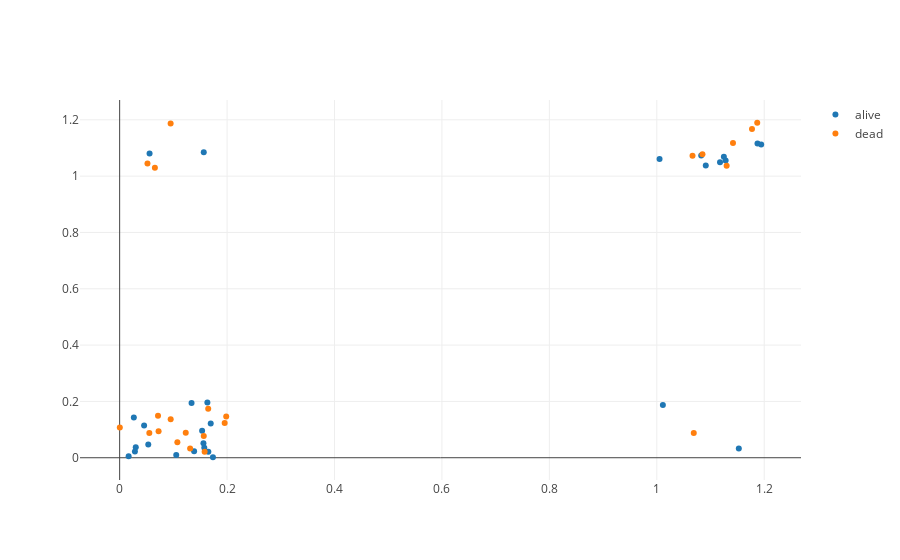

The code cell stored with this chart in its notebook:
### Code cell
# lets graph the outputs and take a look from the best parameters of both models;
# we can try a couple model stacking methods and see

import plotly.offline as py
import plotly.graph_objs as go
py.init_notebook_mode(True)

from sklearn.model_selection import train_test_split
from sklearn.neighbors import KNeighborsRegressor

X = df.drop(['Survived', 'Salutation', 'IsAlone', 'YouthFamilyScore'], axis=1)

X = X[['NumRelatives', 'Fare', 'Age', 'IsBritish', 'BoardedAtSouthamption', 'AgeLogFare', 'SibSp', 'BoardedAtCherbourg']]
#X = StandardScaler().fit_transform(X)

y = list(df['Survived'])

svc = SVC(**svc_best_params)
knn = KNeighborsRegressor(**knn_best_params)

X_train, X_test, y_train, y_test = train_test_split(X, y, train_size=0.5, shuffle=True)

svc.fit(X_train, y_train)
knn.fit(X_train, y_train)

svc_output = svc.predict(X_test)
knn_output = knn.predict(X_test)

actual = y

alive = []
dead = []

for i in range(len(svc_output)):
    tup = (svc_output[i] + np.random.rand()/5, knn_output[i] + np.random.rand()/5)
    if y[i] == 1:
        alive.append(tup)
    else:
        dead.append(tup)
        
alive_trace = go.Scatter(x = [tup[0] for tup in alive], y = [tup[1] for tup in alive], mode='markers', name='alive')
dead_trace = go.Scatter(x = [tup[0] for tup in dead], y = [tup[1] for tup in dead], mode='markers', name='dead')

py.iplot([alive_trace, dead_trace])

### Figure 1 — Plotly figure (JSON) as saved in the notebook; plotly's stock layout.template omitted (floating-point values rounded to 4 significant figures)
{"data": [{"mode": "markers", "name": "alive", "type": "scatter", "uid": "9909d10a-a5b5-11e8-9d89-88e9fe7b2dc1", "x": [0.1651, 0.1053, 0.1386, 1.153, 1.005, 0.1535, 1.091, 0.1576, 0.05569, 0.03, 0.156, 0.1737, 0.1633, 1.083, 1.187, 0.05328, 0.02643, 1.118, 0.01671, 0.02842, 0.04553, 1.194, 0.1566, 1.125, 0.1696, 0.1338, 1.011, 1.128], "y": [0.02107, 0.009939, 0.02273, 0.03238, 1.061, 0.09598, 1.038, 0.03574, 1.08, 0.03759, 0.05113, 0.001751, 0.1963, 1.073, 1.116, 0.04677, 0.1426, 1.049, 0.005423, 0.02196, 0.1149, 1.112, 1.084, 1.069, 0.1215, 0.1947, 0.1874, 1.055]}, {"mode": "markers", "name": "dead", "type": "scatter", "uid": "9909d236-a5b5-11e8-9d89-88e9fe7b2dc1", "x": [0.07248, 0.1312, 1.085, 0.1582, 0.1984, 0.09489, 0.0656, 0.05527, 1.142, 0.07145, 1.066, 0.1955, 1.177, 1.187, 0.1649, 0.1566, 0.123, 1.13, 0.0002842, 0.1074, 0.05179, 1.069, 0.09501], "y": [0.09409, 0.03295, 1.078, 0.02165, 0.1467, 1.187, 1.03, 0.0883, 1.118, 0.1488, 1.072, 0.1233, 1.167, 1.19, 0.1744, 0.07707, 0.08864, 1.037, 0.107, 0.05497, 1.045, 0.08817, 0.137]}], "layout": {}}
